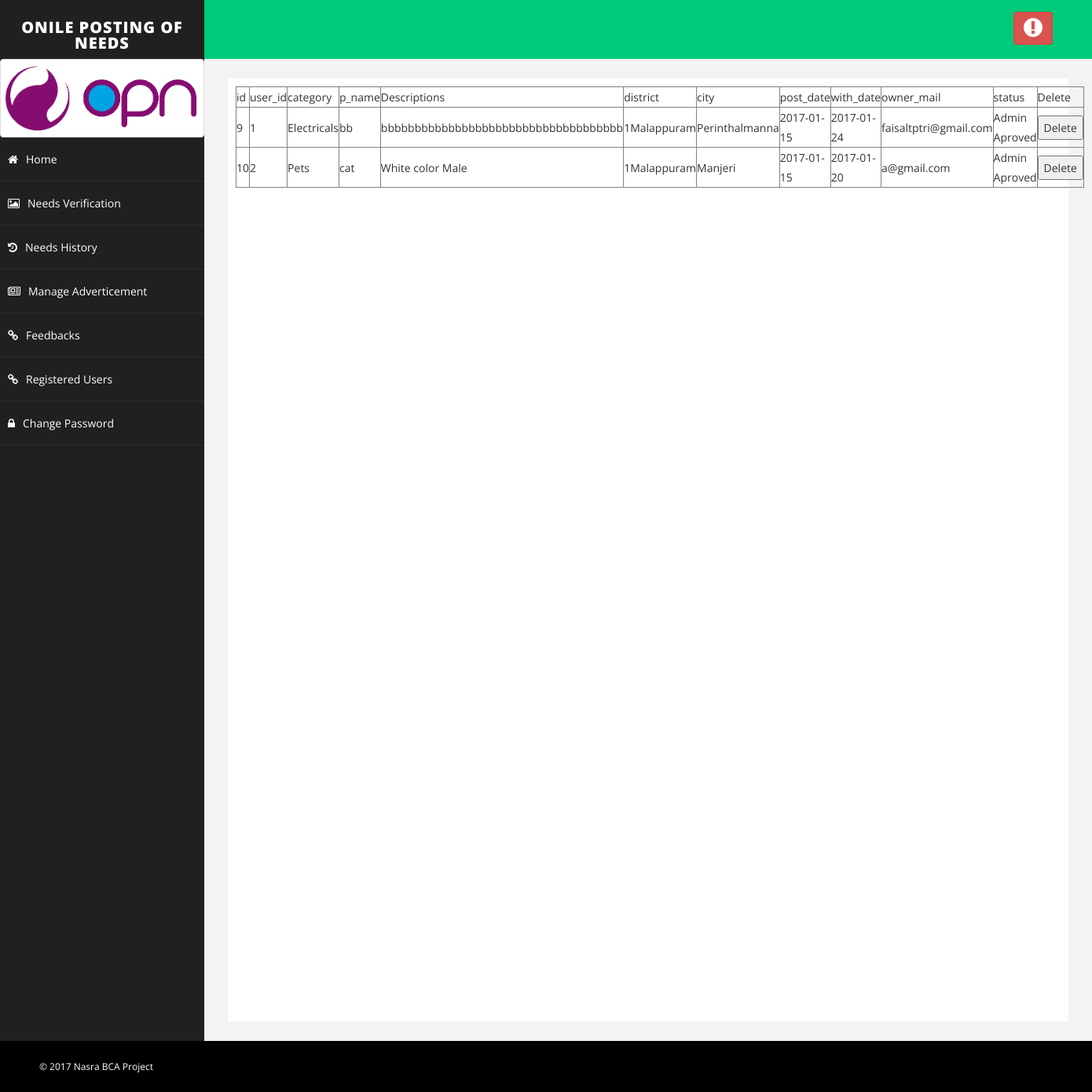
Page /admin/temphistory.php on the committed database.
### tables this page shows
CREATE TABLE IF NOT EXISTS `needregistration` (
  `id` int(50) NOT NULL AUTO_INCREMENT,
  `user_id` int(50) DEFAULT NULL,
  `category` varchar(50) DEFAULT NULL,
  `p_name` varchar(50) DEFAULT NULL,
  `Descriptions` varchar(100) DEFAULT NULL,
  `district` varchar(50) DEFAULT NULL,
  `city` varchar(50) DEFAULT NULL,
  `post_date` varchar(50) DEFAULT NULL,
  `with_date` varchar(50) DEFAULT NULL,
  `owner_mail` varchar(50) DEFAULT NULL,
  `status` varchar(50) DEFAULT NULL,
  PRIMARY KEY (`id`)
);

### admin/temphistory.php (the view, shortened to what this page needs)
<?php require_once('../Connections/need.php'); ?>
<?php
$maxRows_needhistory = 10;
$pageNum_needhistory = 0;
$startRow_needhistory = $pageNum_needhistory * $maxRows_needhistory;
$query_needhistory = "SELECT * FROM needregistration";
$query_limit_needhistory = sprintf("%s LIMIT %d, %d", $query_needhistory, $startRow_needhistory, $maxRows_needhistory);
$needhistory = mysql_query($query_limit_needhistory, $need) or die(mysql_error());
$row_needhistory = mysql_fetch_assoc($needhistory);
?>
<!DOCTYPE html PUBLIC "-//W3C//DTD XHTML 1.0 Transitional//EN" "http://www.w3.org/TR/xhtml1/DTD/xhtml1-transitional.dtd">
<html xmlns="http://www.w3.org/1999/xhtml">
<head>
</head>
<body>
<?php include("adminpanel.php")?>
<form method="post">
<table border="1" cellpadding="4" cellspacing="4">
  <tr>
    <td>id</td>
    <td>user_id</td>
    <td>category</td>
    <td>p_name</td>
    <td>Descriptions</td>
    <td>district</td>
    <td>city</td>
    <td>post_date</td>
    <td>with_date</td>
    <td>owner_mail</td>
    <td>status</td>
    <td>Delete</td>
  </tr>
<?php
  $a=1;
   do {
   ?>
       <tr>
      <td><?php echo $row_needhistory['id']; ?></td>
      <td><?php echo $row_needhistory['user_id']; ?></td>
      <td><?php echo $row_needhistory['category']; ?></td>
      <td><?php echo $row_needhistory['p_name']; ?></td>
      <td><?php echo $row_needhistory['Descriptions']; ?></td>
      <td><?php echo $row_needhistory['district']; ?></td>
      <td><?php echo $row_needhistory['city']; ?></td>
      <td><?php echo $row_needhistory['post_date']; ?></td>
      <td><?php echo $row_needhistory['with_date']; ?></td>
      <td><?php echo $row_needhistory['owner_mail']; ?></td>
      <td><?php echo $row_needhistory['status']; ?></td>
      <td><input name="delete<?php echo$a?>" type="submit" id="delete<?php echo$a?>" value="Delete" /></td>
    </tr>
    <?php
	$a++;
	 } while ($row_needhistory = mysql_fetch_assoc($needhistory)); ?>
</table>
</form>
<?php include("../user/footer.php");?>
</body>
</html>

### admin/assets/css/basic.css (style rules this page uses)
body { font-family: 'Open Sans', sans-serif; line-height:25px; }

### rows in the picture
needregistration: id "9", user "1", category "Electricals", p_name "bb", Descriptions "bbbbbbbbbbbbbbbbbbbbbbbbbbbbbbbbbbbb", district "1Malappuram", city "Perinthalmanna", post_date "2017-01-15", with_date "2017-01-24", owner_mail "faisaltptri@gmail.com", status "Admin Aproved"
needregistration: id "10", user "2", category "Pets", p_name "cat", Descriptions "White color Male", district "1Malappuram", city "Manjeri", post_date "2017-01-15", with_date "2017-01-20", owner_mail "a@gmail.com", status "Admin Aproved"
